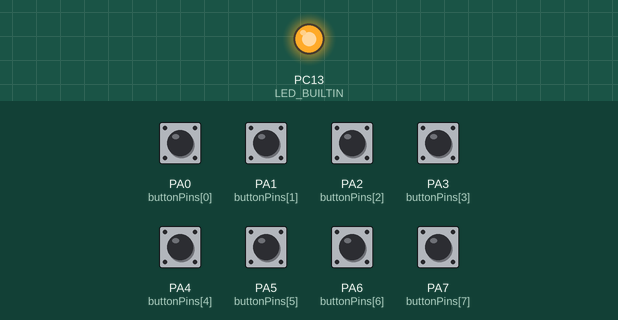
The program below on a simulated STM32 Black Pill. Parts: output pins drawn as LEDs (lit = HIGH). The inputs (shaded band) are chosen by the test bench; at power-on: PA0 (buttonPins[0]), PA1 (buttonPins[1]), PA2 (buttonPins[2]), PA3 (buttonPins[3]), PA4 (buttonPins[4]), PA5 (buttonPins[5]), PA6 (buttonPins[6]), PA7 (buttonPins[7]) HIGH. USB keyboard and mouse output is not drawn.

Above: at 1.2 s.
1.3 s: PA7 (buttonPins[7]) pulled LOW for 0.15 s
At 1.38 s:
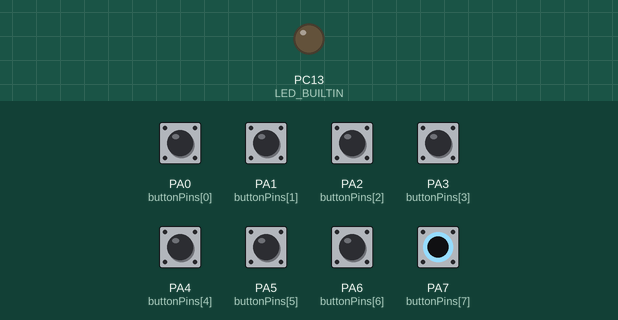
Timing chart, 0 to 4.3 s (numbered marks = the images above; inputs shaded):
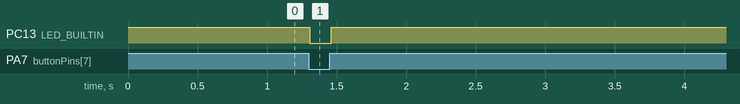

The program:

main.cpp
```cpp
#include <Keyboard.h>

#ifndef LED_BUILTIN
#define LED_BUILTIN 13
#endif

const int size = 8; // 八个虚拟键
// 用到的脚，按照实际排列
const int buttonPins[size] = {PA0, PA1, PA2, PA3, PA4, PA5, PA6, PA7};

const int buttonKeys[size] = {
	KEY_F8, KEY_F6, KEY_F4, KEY_F2,
	KEY_F1, KEY_F3, KEY_F5, KEY_F7};

bool buttonStates[size] = {
	false, false, false, false,
	false, false, false, false};

const int pollRate = 30; // 击键延时(ms)，防止误判连击，可以根据具体情况调大调小
long m;					 // 时钟

void setup()
{
	// 初始化工作灯，并设置默认无击键关闭
	pinMode(LED_BUILTIN, OUTPUT);
	digitalWrite(LED_BUILTIN, HIGH);
	// 开始
	for (int i = 0; i < size; i++)
		pinMode(buttonPins[i], INPUT_PULLUP); // 启用内置上拉电阻
	m = millis();
	Keyboard.begin();
}

void loop()
{
	// 硬件比较简单，芯片处理速度足够，
	// 所以没有采用复杂的attachInterrupt来写，只是简单的进行快速轮询.
	if (millis() - m > pollRate)
	{
		m = millis();

		for (int i = 0; i < size; i++)
		{
			int state = digitalRead(buttonPins[i]);

			digitalWrite(LED_BUILTIN, state); // 有击键动作，灯亮
			if (state == LOW && !buttonStates[i])
			{
				buttonStates[i] = true;
				Keyboard.press(KEY_LEFT_GUI);
				Keyboard.press(KEY_LEFT_SHIFT);
				Keyboard.press(buttonKeys[i]); // 发出模拟击键事件 SUPER+SHIFT+F?
			}
			else if (state == HIGH && buttonStates[i])
			{
				buttonStates[i] = false;
				Keyboard.release(buttonKeys[i]); // 发出模拟释放键事件
				Keyboard.release(KEY_LEFT_SHIFT);
				Keyboard.release(KEY_LEFT_GUI);
			}
		}
	}
}
```

Measured:
- after the input at 1.3 s, PC13 (LED_BUILTIN): HIGH → LOW at once, → HIGH 0.15 s later
